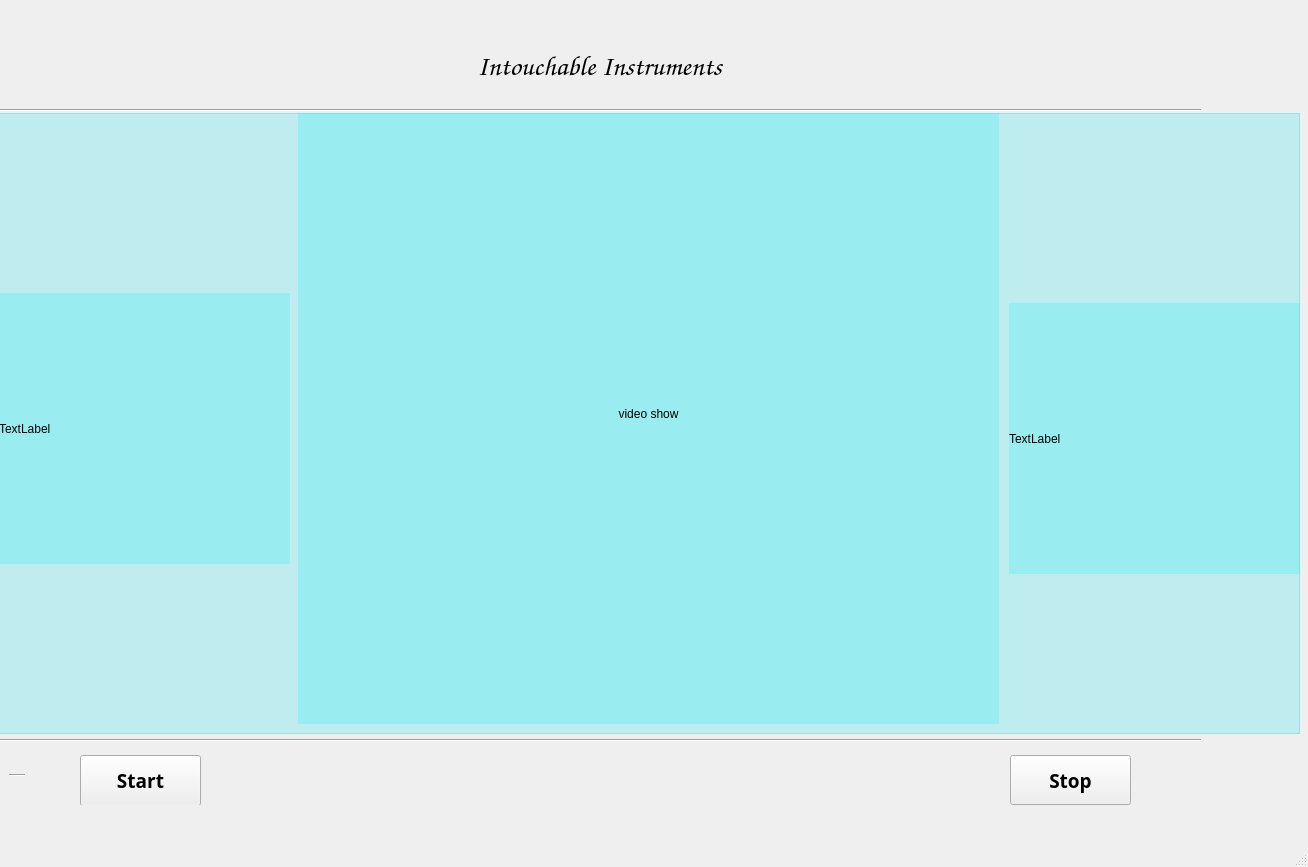
<?xml version="1.0" encoding="UTF-8"?>
<ui version="4.0">
 <class>MainWindow</class>
 <widget class="QMainWindow" name="MainWindow">
  <property name="geometry">
   <rect>
    <x>0</x>
    <y>0</y>
    <width>1308</width>
    <height>867</height>
   </rect>
  </property>
  <property name="windowTitle">
   <string>MainWindow</string>
  </property>
  <widget class="QWidget" name="centralwidget">
   <widget class="QWidget" name="widget_2" native="true">
    <property name="geometry">
     <rect>
      <x>-1</x>
      <y>32</y>
      <width>1201</width>
      <height>67</height>
     </rect>
    </property>
    <property name="maximumSize">
     <size>
      <width>16777215</width>
      <height>110</height>
     </size>
    </property>
    <layout class="QGridLayout" name="gridLayout_2">
     <item row="0" column="0">
      <spacer name="horizontalSpacer_3">
       <property name="orientation">
        <enum>Qt::Horizontal</enum>
       </property>
       <property name="sizeHint" stdset="0">
        <size>
         <width>300</width>
         <height>20</height>
        </size>
       </property>
      </spacer>
     </item>
     <item row="0" column="2">
      <spacer name="horizontalSpacer_2">
       <property name="orientation">
        <enum>Qt::Horizontal</enum>
       </property>
       <property name="sizeHint" stdset="0">
        <size>
         <width>40</width>
         <height>20</height>
        </size>
       </property>
      </spacer>
     </item>
     <item row="0" column="1">
      <widget class="QLabel" name="label_2">
       <property name="maximumSize">
        <size>
         <width>400</width>
         <height>110</height>
        </size>
       </property>
       <property name="font">
        <font>
         <family>Comic Sans MS</family>
         <pointsize>21</pointsize>
         <weight>75</weight>
         <bold>true</bold>
        </font>
       </property>
       <property name="text">
        <string>Intouchable Instruments</string>
       </property>
       <property name="alignment">
        <set>Qt::AlignCenter</set>
       </property>
      </widget>
     </item>
    </layout>
   </widget>
   <widget class="QFrame" name="frame_1">
    <property name="geometry">
     <rect>
      <x>-1</x>
      <y>113</y>
      <width>1301</width>
      <height>621</height>
     </rect>
    </property>
    <property name="maximumSize">
     <size>
      <width>16777215</width>
      <height>800</height>
     </size>
    </property>
    <property name="autoFillBackground">
     <bool>false</bool>
    </property>
    <property name="styleSheet">
     <string notr="true">background-color:rgba(0, 229, 238,0.2)</string>
    </property>
    <property name="frameShape">
     <enum>QFrame::StyledPanel</enum>
    </property>
    <property name="frameShadow">
     <enum>QFrame::Raised</enum>
    </property>
    <widget class="QLabel" name="label">
     <property name="geometry">
      <rect>
       <x>0</x>
       <y>180</y>
       <width>291</width>
       <height>271</height>
      </rect>
     </property>
     <property name="maximumSize">
      <size>
       <width>400</width>
       <height>400</height>
      </size>
     </property>
     <property name="text">
      <string>TextLabel</string>
     </property>
    </widget>
    <widget class="QLabel" name="label_video">
     <property name="geometry">
      <rect>
       <x>299</x>
       <y>-10</y>
       <width>701</width>
       <height>621</height>
      </rect>
     </property>
     <property name="maximumSize">
      <size>
       <width>800</width>
       <height>800</height>
      </size>
     </property>
     <property name="styleSheet">
      <string notr="true"/>
     </property>
     <property name="text">
      <string>video show</string>
     </property>
     <property name="alignment">
      <set>Qt::AlignCenter</set>
     </property>
    </widget>
    <widget class="QLabel" name="label_3">
     <property name="geometry">
      <rect>
       <x>1010</x>
       <y>190</y>
       <width>291</width>
       <height>271</height>
      </rect>
     </property>
     <property name="maximumSize">
      <size>
       <width>400</width>
       <height>400</height>
      </size>
     </property>
     <property name="text">
      <string>TextLabel</string>
     </property>
    </widget>
   </widget>
   <widget class="QWidget" name="widget" native="true">
    <property name="geometry">
     <rect>
      <x>0</x>
      <y>745</y>
      <width>1201</width>
      <height>60</height>
     </rect>
    </property>
    <property name="maximumSize">
     <size>
      <width>16777215</width>
      <height>60</height>
     </size>
    </property>
    <widget class="QPushButton" name="pushButton">
     <property name="geometry">
      <rect>
       <x>80</x>
       <y>10</y>
       <width>121</width>
       <height>51</height>
      </rect>
     </property>
     <property name="maximumSize">
      <size>
       <width>200</width>
       <height>60</height>
      </size>
     </property>
     <property name="font">
      <font>
       <family>Bahnschrift</family>
       <pointsize>14</pointsize>
       <weight>75</weight>
       <bold>true</bold>
      </font>
     </property>
     <property name="styleSheet">
      <string notr="true"/>
     </property>
     <property name="text">
      <string>Start</string>
     </property>
    </widget>
    <widget class="QPushButton" name="pushButton_2">
     <property name="geometry">
      <rect>
       <x>1010</x>
       <y>10</y>
       <width>121</width>
       <height>50</height>
      </rect>
     </property>
     <property name="maximumSize">
      <size>
       <width>16777215</width>
       <height>50</height>
      </size>
     </property>
     <property name="font">
      <font>
       <family>Bahnschrift</family>
       <pointsize>14</pointsize>
       <weight>75</weight>
       <bold>true</bold>
      </font>
     </property>
     <property name="styleSheet">
      <string notr="true"/>
     </property>
     <property name="text">
      <string>Stop</string>
     </property>
    </widget>
    <widget class="Line" name="line">
     <property name="geometry">
      <rect>
       <x>9</x>
       <y>20</y>
       <width>16</width>
       <height>20</height>
      </rect>
     </property>
     <property name="maximumSize">
      <size>
       <width>16777215</width>
       <height>20</height>
      </size>
     </property>
     <property name="orientation">
      <enum>Qt::Horizontal</enum>
     </property>
    </widget>
   </widget>
   <widget class="Line" name="line_2">
    <property name="geometry">
     <rect>
      <x>0</x>
      <y>100</y>
      <width>1201</width>
      <height>20</height>
     </rect>
    </property>
    <property name="orientation">
     <enum>Qt::Horizontal</enum>
    </property>
   </widget>
   <widget class="Line" name="line_3">
    <property name="geometry">
     <rect>
      <x>0</x>
      <y>730</y>
      <width>1201</width>
      <height>20</height>
     </rect>
    </property>
    <property name="orientation">
     <enum>Qt::Horizontal</enum>
    </property>
   </widget>
  </widget>
  <widget class="QMenuBar" name="menubar">
   <property name="geometry">
    <rect>
     <x>0</x>
     <y>0</y>
     <width>1308</width>
     <height>26</height>
    </rect>
   </property>
  </widget>
  <widget class="QStatusBar" name="statusbar"/>
 </widget>
 <resources/>
 <connections/>
</ui>
